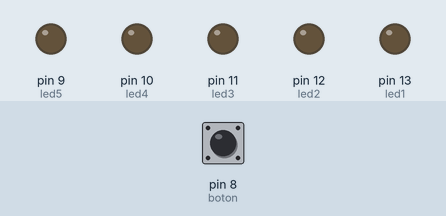
Bench run of a sketch on a simulated Arduino Uno, built with avr-gcc and run on an emulated ATmega328P. On the bench: output pins drawn as LEDs (lit = HIGH). The test bench sets the inputs (shaded band); at power-on: pin 8 (boton) LOW.

Above: at 1.2 s.
1.3 s: pin 8 (boton) pulled HIGH for 0.15 s
At 1.7 s:
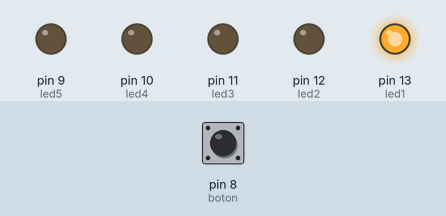
At 4.1 s:
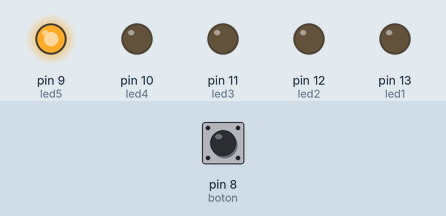
4.3 s: pin 8 (boton) pulled HIGH for 3.2 s
At 4.7 s:
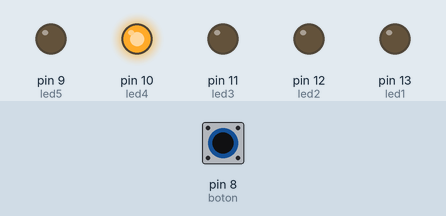
Timing chart, 0 to 13.8 s (numbered marks = the images above; inputs shaded):
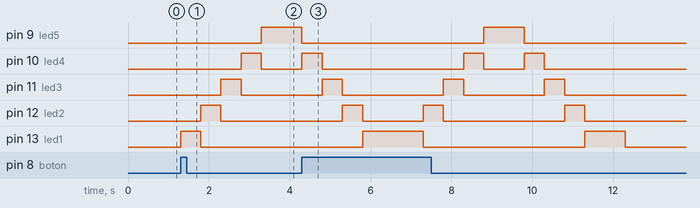

Measured:
- after the input at 1.3 s, pin 9 (led5): LOW → HIGH after 2.0 s; pin 10 (led4): LOW → HIGH after 1.5 s, → LOW 0.50 s later; pin 11 (led3): LOW → HIGH after 1.0 s, → LOW 0.50 s later; pin 12 (led2): LOW → HIGH after 0.50 s, → LOW 0.50 s later; pin 13 (led1): LOW → HIGH at once, → LOW 0.50 s later

The sketch:

coche_fantastico.ino
```cpp
#define led1 13
#define led2 12
#define led3 11
#define led4 10
#define led5 9
#define boton 8
int valorboton = 0;
void setup() {
  pinMode(led1,OUTPUT);
  pinMode(led2,OUTPUT);
  pinMode(led3,OUTPUT);
  pinMode(led4,OUTPUT);
  pinMode(led5,OUTPUT);
  pinMode(boton,INPUT);
}
void loop() {
  valorboton = digitalRead (boton);
  if (valorboton == 1){
    digitalWrite(led1,HIGH);
    delay(500);
    digitalWrite(led1,LOW);
    digitalWrite(led2,HIGH);
    delay(500);
    digitalWrite(led2,LOW);
    digitalWrite(led3,HIGH);
    delay(500);
    digitalWrite(led3,LOW);
    digitalWrite(led4,HIGH);
    delay(500);
    digitalWrite(led4,LOW);
    digitalWrite(led5,HIGH);
    delay(1000);
    digitalWrite(led5,LOW);
    digitalWrite(led4,HIGH);
    delay(500);
    digitalWrite(led4,LOW);
    digitalWrite(led3,HIGH);
    delay(500);
    digitalWrite(led3,LOW);
    digitalWrite(led2,HIGH);
    delay(500);
    digitalWrite(led2,LOW);
    digitalWrite(led1,HIGH);
    delay(1000);
  }else{
    digitalWrite(led1,LOW);
    digitalWrite(led2,LOW);
    digitalWrite(led3,LOW);
    digitalWrite(led4,LOW);
    digitalWrite(led5,LOW);
  }
}
```
